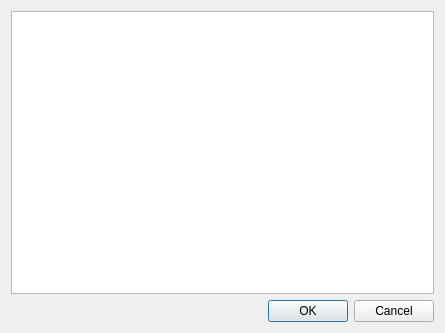
<?xml version="1.0" encoding="UTF-8"?>
<ui version="4.0">
 <class>ScriptEditor</class>
 <widget class="QDialog" name="ScriptEditor">
  <property name="geometry">
   <rect>
    <x>0</x>
    <y>0</y>
    <width>445</width>
    <height>333</height>
   </rect>
  </property>
  <property name="windowTitle">
   <string>Script Editor</string>
  </property>
  <property name="modal">
   <bool>true</bool>
  </property>
  <layout class="QVBoxLayout" name="verticalLayout">
   <item>
    <widget class="QTextEdit" name="textEdit"/>
   </item>
   <item>
    <widget class="QDialogButtonBox" name="buttonBox">
     <property name="orientation">
      <enum>Qt::Horizontal</enum>
     </property>
     <property name="standardButtons">
      <set>QDialogButtonBox::Cancel|QDialogButtonBox::Ok</set>
     </property>
    </widget>
   </item>
  </layout>
 </widget>
 <resources/>
 <connections>
  <connection>
   <sender>buttonBox</sender>
   <signal>accepted()</signal>
   <receiver>ScriptEditor</receiver>
   <slot>accept()</slot>
   <hints>
    <hint type="sourcelabel">
     <x>248</x>
     <y>254</y>
    </hint>
    <hint type="destinationlabel">
     <x>157</x>
     <y>274</y>
    </hint>
   </hints>
  </connection>
  <connection>
   <sender>buttonBox</sender>
   <signal>rejected()</signal>
   <receiver>ScriptEditor</receiver>
   <slot>reject()</slot>
   <hints>
    <hint type="sourcelabel">
     <x>316</x>
     <y>260</y>
    </hint>
    <hint type="destinationlabel">
     <x>286</x>
     <y>274</y>
    </hint>
   </hints>
  </connection>
 </connections>
</ui>
